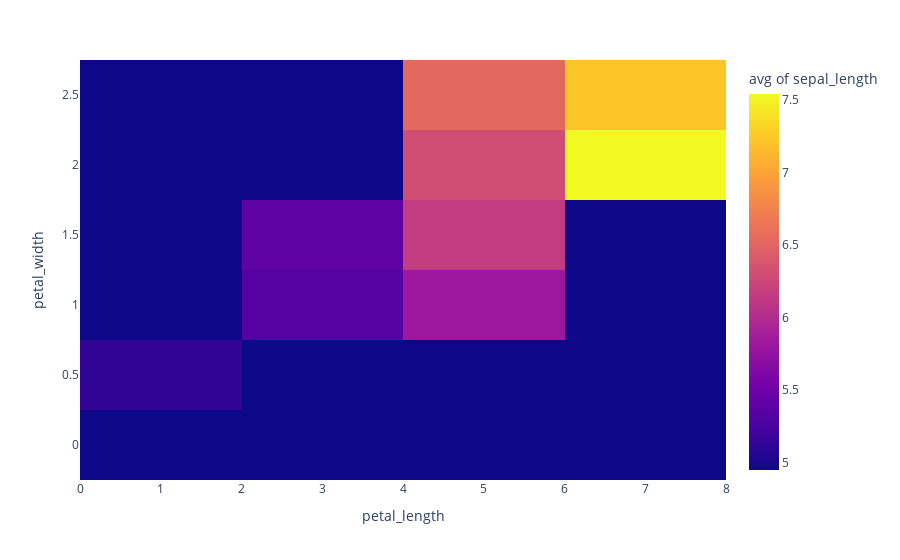

This figure's notebook cell:
### Code cell
fig = px.density_heatmap(
    data_frame=iris,
    x="petal_length",
    y="petal_width",
    z="sepal_length",
    histfunc="avg"
)
fig.show()

### Figure 1 — Plotly figure (JSON) as saved in the notebook; plotly's stock layout.template omitted (floating-point values rounded to 4 significant figures; data arrays with more than 128 entries replaced by an {"elided": "..."} marker saying what was removed)
{"data": [{"coloraxis": "coloraxis", "histfunc": "avg", "hovertemplate": "petal_length=%{x}<br>petal_width=%{y}<br>avg of sepal_length=%{z}<extra></extra>", "name": "", "type": "histogram2d", "x": {"elided": "150 float values"}, "xaxis": "x", "xbingroup": "x", "y": {"elided": "150 float values"}, "yaxis": "y", "ybingroup": "y", "z": {"elided": "150 float values"}}], "layout": {"coloraxis": {"colorbar": {"title": {"text": "avg of sepal_length"}}, "colorscale": [[0, "#0d0887"], [0.1111, "#46039f"], [0.2222, "#7201a8"], [0.3333, "#9c179e"], [0.4444, "#bd3786"], [0.5556, "#d8576b"], [0.6667, "#ed7953"], [0.7778, "#fb9f3a"], [0.8889, "#fdca26"], [1, "#f0f921"]]}, "legend": {"tracegroupgap": 0}, "margin": {"t": 60}, "xaxis": {"anchor": "y", "domain": [0, 1], "title": {"text": "petal_length"}}, "yaxis": {"anchor": "x", "domain": [0, 1], "title": {"text": "petal_width"}}}}
